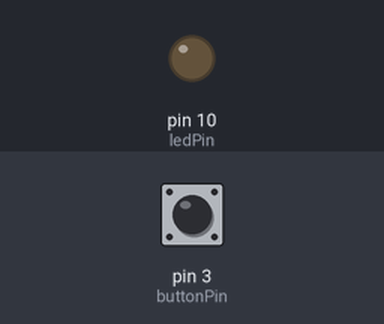
Simulated run of this sketch. Board: Arduino Uno, built with avr-gcc and run on an emulated ATmega328P. On the bench: output pins drawn as LEDs (lit = HIGH). The inputs (shaded band) are chosen by the test bench; at power-on: pin 3 (buttonPin) HIGH.

Above: at 1.2 s.
1.3 s: pin 3 (buttonPin) pulled LOW for 0.15 s
At 1.37 s:
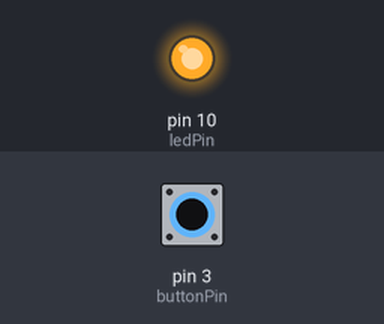
2.9 s: pin 3 (buttonPin) pulled LOW for 3.2 s
At 6.5 s:
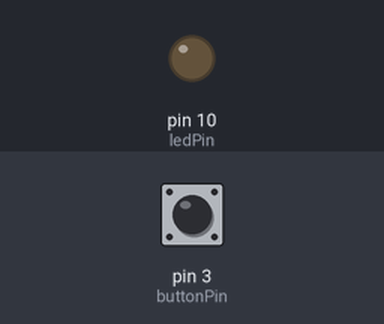
Timing chart, 0 to 8.0 s (numbered marks = the images above; inputs shaded):
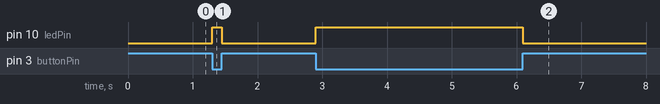

Measured:
- after the input at 1.3 s, pin 10 (ledPin): LOW → HIGH at once, → LOW 0.15 s later
- after the input at 2.9 s, pin 10 (ledPin): LOW → HIGH at once, → LOW 3.2 s later

The sketch:

ProArdLab2.ino
```cpp
const int buttonPin = 3;  // Pin digital para el pulsador
const int ledPin = 10;    // Pin digital para el LED

void setup() {
  // put your setup code here, to run once:
  pinMode(ledPin, OUTPUT);    // Configura el pin del LED como salida
  pinMode(buttonPin, INPUT);  // Configura el pin del pulsador como entrada
  digitalWrite(ledPin, LOW);  // Inicializa el LED apagado
}

void loop() {
  // Comprueba si el pulsador ha sido presionado
  if (digitalRead(buttonPin) == LOW) {
    digitalWrite(ledPin, HIGH);
    while (digitalRead(buttonPin) == LOW) {
      // EL LED permanecera encendido
    }
    digitalWrite(ledPin, LOW);  // Apaga el LED
  }
}
```
